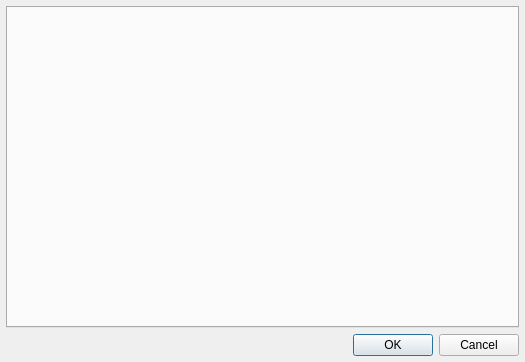
<?xml version="1.0" encoding="UTF-8"?>
<ui version="4.0">
 <class>CatalogWindow</class>
 <widget class="QWidget" name="CatalogWindow">
  <property name="windowModality">
   <enum>Qt::WindowModal</enum>
  </property>
  <property name="geometry">
   <rect>
    <x>0</x>
    <y>0</y>
    <width>525</width>
    <height>362</height>
   </rect>
  </property>
  <property name="windowTitle">
   <string>Catalog - Spire</string>
  </property>
  <property name="windowIcon">
   <iconset resource="../../LegacyResources/Resources.qrc">
    <normaloff>:/icons/dictionary.png</normaloff>:/icons/dictionary.png</iconset>
  </property>
  <layout class="QVBoxLayout" name="verticalLayout">
   <property name="spacing">
    <number>6</number>
   </property>
   <property name="leftMargin">
    <number>6</number>
   </property>
   <property name="topMargin">
    <number>6</number>
   </property>
   <property name="rightMargin">
    <number>6</number>
   </property>
   <property name="bottomMargin">
    <number>6</number>
   </property>
   <item>
    <widget class="Spire::CatalogTabWidget" name="m_categoryTabs">
     <property name="acceptDrops">
      <bool>true</bool>
     </property>
     <property name="styleSheet">
      <string notr="true">QTabBar::tab {
  padding-left: 5px;
  padding-right: 8px;
  padding-top: 6px;
  padding-bottom: 6px;
}
</string>
     </property>
     <property name="currentIndex">
      <number>-1</number>
     </property>
     <property name="usesScrollButtons">
      <bool>true</bool>
     </property>
     <property name="documentMode">
      <bool>false</bool>
     </property>
     <property name="tabsClosable">
      <bool>false</bool>
     </property>
     <property name="movable">
      <bool>true</bool>
     </property>
    </widget>
   </item>
   <item>
    <widget class="QDialogButtonBox" name="m_buttonBox">
     <property name="standardButtons">
      <set>QDialogButtonBox::Cancel|QDialogButtonBox::Ok</set>
     </property>
    </widget>
   </item>
  </layout>
 </widget>
 <customwidgets>
  <customwidget>
   <class>Spire::CatalogTabWidget</class>
   <extends>QTabWidget</extends>
   <header>Spire/Catalog/CatalogTabWidget.hpp</header>
   <container>1</container>
  </customwidget>
 </customwidgets>
 <resources>
  <include location="../../LegacyResources/Resources.qrc"/>
 </resources>
 <connections/>
</ui>
